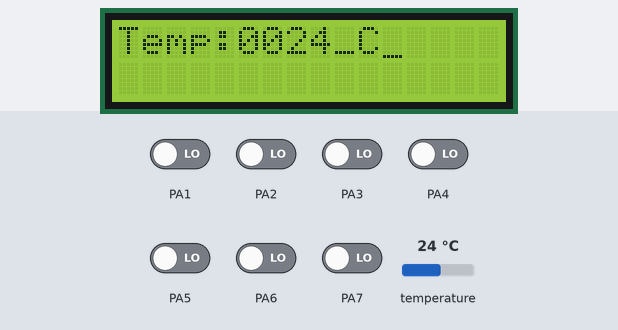
A program run on a simulated ATmega32, built with avr-gcc and emulated at 1 MHz. On the bench: 16×2 character LCD. Wiring (inferred from the names in the program): DS18B20 sensor: data PA0; character LCD (HD44780): RS PC7; E PC6; data PD0, PD1, PD2, PD3, PD4, PD5, PD6, PD7. The inputs (shaded band) are chosen by the test bench; at power-on: PA1–7 LOW, temperature 24 °C.

Above: at 1.2 s.
1.3 s: temperature set to 12 °C
At 2.6 s:
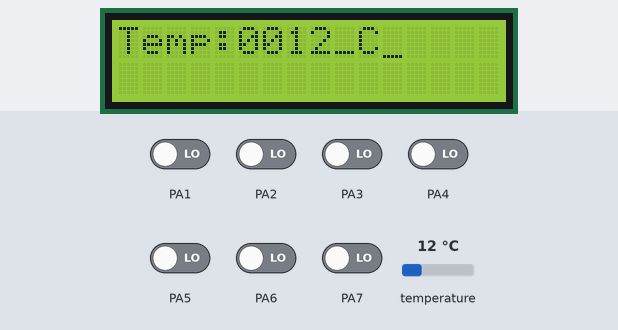
3.7 s: temperature set to 19 °C
At 5.2 s:
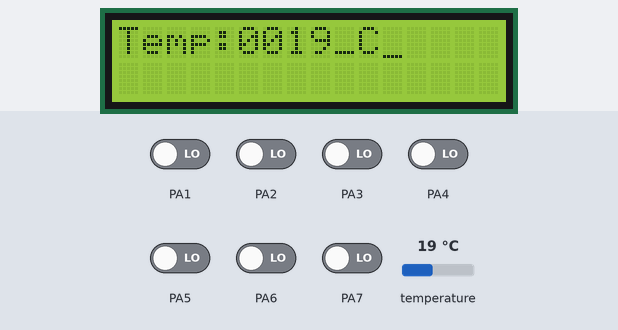
5.7 s: temperature set to 28 °C
At 6.6 s:
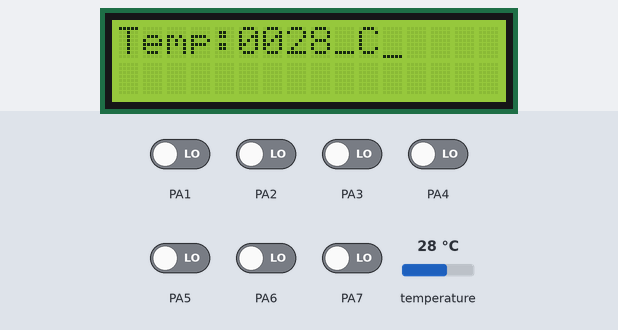
Timing chart, 0 to 8.7 s (numbered marks = the images above; inputs shaded):
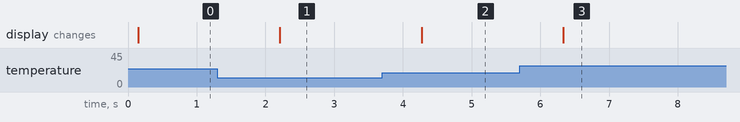

Measured:
- after the input at 1.3 s, the display: changes after 0.91 s (image 1)
- after the input at 3.7 s, the display: changes after 0.57 s (image 2)
- after the input at 5.7 s, the display: changes after 0.63 s (image 3)

The program:

main.c
```c
#define F_CPU 1000000 // Set the CPU frequency to 1 MHz
#include <avr/io.h>
#include <util/delay.h>
#include <stdio.h>
#include <math.h>

//[-------------Global---------------]
// DS18B20 commands
#define DS18B20_CMD_CONVERTTEMP 0x44 // Command to start temperature conversion
#define DS18B20_CMD_RSCRATCHPAD 0xBE // Command to read scratchpad
#define DS18B20_CMD_SKIPROM 0xCC // Command to skip ROM

#define DS18B20_PORT PORTA // Port for DS18B20
#define DS18B20_DDR DDRA // Data direction register for DS18B20
#define DS18B20_PIN PA0 // Pin for DS18B20
#define DS18B20_PINR PINA // Pin input register for DS18B20

#define RS 7 // Register Select pin for LCD
#define E 6  // Enable pin for LCD

//[-------------Prototyp---------------]
void lcd_init(void); // Initializes the LCD
void lcd_cmd(uint8_t cmd); // Sends a command to the LCD
void lcd_data(char data); // Sends data (a character) to the LCD
void lcd_print(char *str); // Prints a string on the LCD
void lcd_set_cursor(uint8_t row, uint8_t col); // Sets the cursor position on the LCD
void display_test(void); // Displays test messages on the LCD
void lcd_test(void); // Another test function for the LCD
void display_temperatures_test(int temperature, int unused); // Displays temperature from DS18B20 on the LCD
void int_to_string_fixed(char* buffer, int value, uint8_t width); // Converts an integer to a fixed-width string

uint8_t ds18b20_reset(void); // Resets the DS18B20 sensor
void ds18b20_write_bit(uint8_t bit); // Writes a bit to the DS18B20 sensor
uint8_t ds18b20_read_bit(void); // Reads a bit from the DS18B20 sensor
void ds18b20_write_byte(uint8_t byte); // Writes a byte to the DS18B20 sensor
uint8_t ds18b20_read_byte(void); // Reads a byte from the DS18B20 sensor
int ds18b20_get_temp(void); // Gets the temperature from the DS18B20 sensor


int main(void)
{
	lcd_init();

	while (1)
	{
		int temperature = ds18b20_get_temp();
		display_temperatures_test(temperature, 0);
		_delay_ms(1000);
	}
}


//[------------Function-----------]
void lcd_init(void){
	DDRD = 0xFF; // Set PORTD as output for LCD data
	DDRC |= ((1 << E)|(1 << RS)); // Set RS and E as output
	_delay_ms(100); // Delay for LCD power on
	lcd_cmd(0x30); // Initialize LCD in 8-bit mode
	lcd_cmd(0x30); // Repeat initialization
	lcd_cmd(0x30); // Repeat initialization
	lcd_cmd(0x38); // Function set: 8-bit, 2 line, 5x7 dots
	lcd_cmd(0x0E); // Display on, cursor on
	lcd_cmd(0x06); // Entry mode, increment cursor
	lcd_cmd(0x01); // Clear display
}

void lcd_cmd(uint8_t cmd){
	PORTC &= ~(1 << RS); // RS = 0 for command
	PORTD = cmd; // Put command on data bus
	PORTC |= (1 << E); // Enable pulse
	_delay_us(5);
	PORTC &= ~(1 << E); // Disable pulse
	_delay_ms(2); // Wait for command to be processed
}

void lcd_data(char data){
	PORTC |= (1 << RS); // RS = 1 for data
	PORTD = data; // Put data on data bus
	PORTC |= (1 << E); // Enable pulse
	_delay_us(5);
	PORTC &= ~(1 << E); // Disable pulse
	_delay_ms(2); // Wait for data to be processed
}

void lcd_print(char *str) {
	while (*str) {
		lcd_data(*str++); // Send characters one by one
	}
}

void lcd_set_cursor(uint8_t row, uint8_t col) {
	uint8_t address = (row == 0 ? 0x80 : 0xC0) + col; // Calculate address
	lcd_cmd(address); // Send command to set cursor
}

void int_to_string_fixed(char* buffer, int value, uint8_t width) {
	if (value < 0) {
		*buffer++ = '-'; // Add minus sign for negative values
		value = -value;
		width--;
	}

	buffer += width; // Move to the end of the buffer
	*buffer-- = '\0'; // Null-terminate the string

	for (int i = 0; i < width; i++) {
		if (value > 0) {
			*buffer-- = (value % 10) + '0'; // Convert digit to character
			value /= 10;
			} else {
			*buffer-- = '0'; // Fill remaining width with zeros
		}
	}
}

void display_temperatures_test(int temperature, int unused) {
	char buffer[16];

	lcd_cmd(0x80 | 0x00);  // Move cursor to the first line
	if (temperature >= -55 && temperature <= 125) {
		int_to_string_fixed(buffer, temperature, 4); // Convert temperature to string
		lcd_print("Temp:");
		lcd_print(buffer);
		lcd_print("_C");
		} else {
		lcd_print("Temp:Error");
	}
}

uint8_t ds18b20_reset(void) {
	uint8_t i;
	DS18B20_DDR |= (1 << DS18B20_PIN); // Set as output
	_delay_us(480); // Pull low for 480 us
	DS18B20_DDR &= ~(1 << DS18B20_PIN); // Set as input
	_delay_us(60); // Wait for 60 us
	i = (DS18B20_PINR & (1 << DS18B20_PIN)); // Read the pin state
	_delay_us(420); // Wait for 420 us
	return i; // Return the pin state (0 if presence pulse detected)
}

void ds18b20_write_bit(uint8_t bit) {
	DS18B20_DDR |= (1 << DS18B20_PIN); // Set as output
	_delay_us(1); // Wait for 1 us
	if (bit) DS18B20_DDR &= ~(1 << DS18B20_PIN); // Set as input if bit is 1
	_delay_us(60); // Wait for 60 us
	DS18B20_DDR &= ~(1 << DS18B20_PIN); // Set as input
}

uint8_t ds18b20_read_bit(void) {
	uint8_t bit = 0;
	DS18B20_DDR |= (1 << DS18B20_PIN); // Set as output
	_delay_us(1); // Wait for 1 us
	DS18B20_DDR &= ~(1 << DS18B20_PIN); // Set as input
	_delay_us(14); // Wait for 14 us
	if (DS18B20_PINR & (1 << DS18B20_PIN)) bit = 1; // Read the pin state
	_delay_us(45); // Wait for 45 us
	return bit; // Return the bit value
}

void ds18b20_write_byte(uint8_t byte) {
	for (uint8_t i = 0; i < 8; i++) {
		ds18b20_write_bit(byte & 1); // Write each bit of the byte
		byte >>= 1; // Shift the byte to get the next bit
	}
}

uint8_t ds18b20_read_byte(void) {
	uint8_t byte = 0;
	for (uint8_t i = 0; i < 8; i++) {
		byte >>= 1; // Shift the byte to make space for the next bit
		if (ds18b20_read_bit()) byte |= 0x80; // Read each bit and set it in the byte
	}
	return byte; // Return the byte
}

int ds18b20_get_temp(void) {
	uint8_t temp_lsb, temp_msb;
	int16_t temp;

	if (ds18b20_reset()) { // Reset the DS18B20 sensor and check for presence
		lcd_print("DS18B20 Error"); // Print error message if no presence pulse
		return -1; // Return error code
	}
	ds18b20_write_byte(DS18B20_CMD_SKIPROM); // Skip ROM command
	ds18b20_write_byte(DS18B20_CMD_CONVERTTEMP); // Start temperature conversion
	while (!ds18b20_read_bit()); // Wait for conversion to complete

	if (ds18b20_reset()) { // Reset the DS18B20 sensor and check for presence
		lcd_print("DS18B20 Error"); // Print error message if no presence pulse
		return -1; // Return error code
	}
	ds18b20_write_byte(DS18B20_CMD_SKIPROM); // Skip ROM command
	ds18b20_write_byte(DS18B20_CMD_RSCRATCHPAD); // Read scratchpad command

	temp_lsb = ds18b20_read_byte(); // Read LSB of temperature
	temp_msb = ds18b20_read_byte(); // Read MSB of temperature

	temp = (temp_msb << 8) | temp_lsb; // Combine MSB and LSB
	return (int)(temp / 16); // Convert to Celsius and return
}
```
